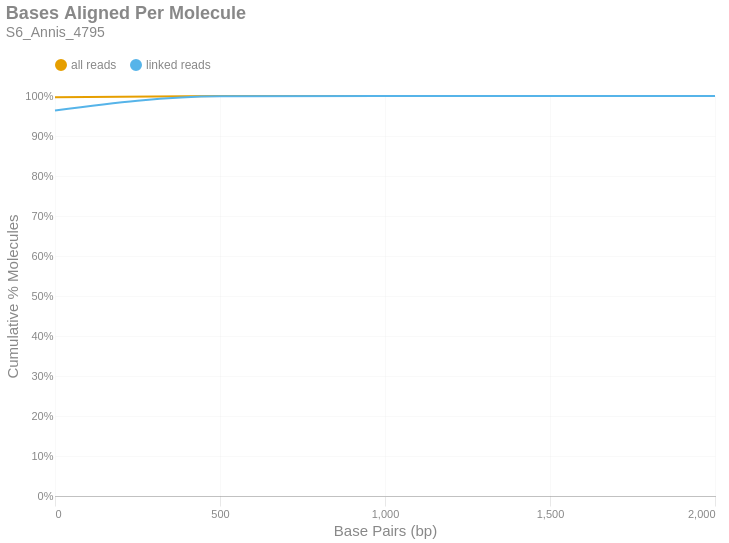

The notebook cell this image was saved under:
### Markdown cell above
### Bases Aligned Per Molecule
This is a cumulative frequency distribution showing the number of base pairs aligned per unique molecule. These data are shown in 500 bp bins. There are two distributions: one with `all reads` (yellow) and another with only `linked reads` (blue). The percent of molecules in the `linked reads` distribution is relative to the total number of linked molecules.

### Code cell
if SKIPLR:
    print_html(f"Skipped")
else:
    binned_df = consolidated_hist(valids['aligned_bp'], mask, 500, True)
    with SafeRender(binned_df):
        (
            density_plot(binned_df, 'Bases Aligned Per Molecule', samplename, 'basesper')
            .encode(
                x=alt.X('bin:Q', title="Base Pairs (bp)").axis(tickMinStep=500).scale(padding=0),
                y=alt.Y('value:Q', title='Cumulative % Molecules')
                    .axis(format='%')
                    .scale(domain = [0,1])
                    .stack(False),
                color=alt.Color("key:N").scale(domain = ["all reads", "linked reads"]),
                tooltip = [
                    alt.Tooltip("key:N", title = "Data Type"),
                    alt.Tooltip("range_label:N", title="Bases Aligned Per Molecule"),
                    alt.Tooltip("value:Q", format = ".2%", title="% Molecules (Cum.)")
                ]
            )
        ).display()

### Figure 1 — Vega-Lite specification as saved in the notebook (floating-point values rounded to 4 significant figures)
{"width": "container", "height": 400, "config": {"title": {"anchor": "start", "dy": -15, "fontSize": 18, "color": "#888888", "subtitleColor": "#888888", "subtitleFontSize": 14}, "arc": {"fill": "#0072B2"}, "axis": {"domainColor": "#888888", "domainWidth": 0.5, "gridWidth": 0.2, "grid": false, "titleFontWeight": 400, "titleFontSize": 15, "labelFontSize": 11, "labelColor": "#888888", "tickColor": "#888888", "tickWidth": 0.2, "titleColor": "#888888"}, "axisBand": {"grid": false}, "axisX": {"grid": true, "tickSize": 10, "domainCap": "round"}, "axisY": {"domain": false, "grid": true, "tickSize": 0, "domainCap": "round"}, "background": "transparent", "header": {"labelFontSize": 15, "labelColor": "#888888", "titleFontSize": 15, "titleFontWeight": 600, "titleColor": "#888888"}, "legend": {"labelFont": "sans-serif", "labelFontSize": 12, "labelColor": "#888888", "symbolSize": 100, "symbolType": "circle", "titleFontSize": 12, "titlePadding": 10, "titleColor": "#888888", "title": null, "orient": "top"}, "range": {"category": ["#E69F00", "#56B4E9", "#009E73", "#F0E442", "#0072B2", "#D55E00", "#CC79A7", "#000000"], "diverging": ["#cfe8f3", "#a2d4ec", "#73bfe2", "#46abdb", "#1696d2", "#12719e"]}, "area": {"fill": "#0072B2", "fillOpacity": 0.7, "line": true, "strokeOpacity": 0.7}, "line": {"color": "#0072B2", "stroke": "#0072B2", "strokeWidth": 2}, "trail": {"color": "#0072B2", "stroke": "#0072B2", "strokeWidth": 0, "size": 1}, "point": {"filled": true, "fillOpacity": 1.0, "size": 95}, "text": {"color": "#888888", "fontSize": 11, "align": "right", "fontWeight": 400, "size": 11}, "bar": {"fill": "#0072B2", "stroke": null}, "view": {"stroke": null, "continuousWidth": 660, "continuousHeight": 400}}, "data": {"name": "data-bf296ad8e83dba283b6da8d8b3653564"}, "mark": {"type": "line", "interpolate": "monotone", "point": {"opacity": 0, "size": 275}}, "encoding": {"color": {"field": "key", "scale": {"domain": ["all reads", "linked reads"]}, "type": "nominal"}, "tooltip": [{"field": "key", "title": "Data Type", "type": "nominal"}, {"field": "range_label", "title": "Bases Aligned Per Molecule", "type": "nominal"}, {"field": "value", "format": ".2%", "title": "% Molecules (Cum.)", "type": "quantitative"}], "x": {"axis": {"tickMinStep": 500}, "field": "bin", "scale": {"padding": 0}, "title": "Base Pairs (bp)", "type": "quantitative"}, "y": {"axis": {"format": "%"}, "field": "value", "scale": {"domain": [0, 1]}, "stack": false, "title": "Cumulative % Molecules", "type": "quantitative"}}, "params": [{"name": "param_c36ac31b6afebe62", "select": {"type": "point", "fields": ["key"]}, "bind": "legend"}], "title": {"text": "Bases Aligned Per Molecule", "subtitle": "S6_Annis_4795"}, "transform": [{"fold": ["all reads (cumsum)", "linked reads (cumsum)"]}, {"calculate": "replace(datum.key, ' (cumsum)', '')", "as": "key"}, {"filter": {"param": "param_c36ac31b6afebe62"}}], "usermeta": {"embedOptions": {"downloadFileName": "S6_Annis_4795.basesper"}}, "$schema": "https://vega.github.io/schema/vega-lite/v6.1.0.json", "datasets": {"data-bf296ad8e83dba283b6da8d8b3653564": [{"bin": "0.0", "interval": "0.0-500.0", "all reads": 0.9972, "linked reads": 0.9637, "all reads (cumsum)": 0.9972, "linked reads (cumsum)": 0.9637, "range_label": "0-499"}, {"bin": "500.0", "interval": "500.0-1000.0", "all reads": 0.002724, "linked reads": 0.0357, "all reads (cumsum)": 0.9999, "linked reads (cumsum)": 0.9994, "range_label": "500-999"}, {"bin": "1000.0", "interval": "1000.0-1500.0", "all reads": 8.533e-05, "linked reads": 0.000594, "all reads (cumsum)": 1.0, "linked reads (cumsum)": 0.9999, "range_label": "1000-1499"}, {"bin": "1500.0", "interval": "1500.0-2000.0", "all reads": 4.129e-06, "linked reads": 2.763e-05, "all reads (cumsum)": 1.0, "linked reads (cumsum)": 1.0, "range_label": "1500-1999"}, {"bin": "2000.0", "interval": "2000.0-2500.0", "all reads": 1.376e-06, "linked reads": 2.763e-05, "all reads (cumsum)": 1.0, "linked reads (cumsum)": 1.0, "range_label": "2000-2499"}]}}
